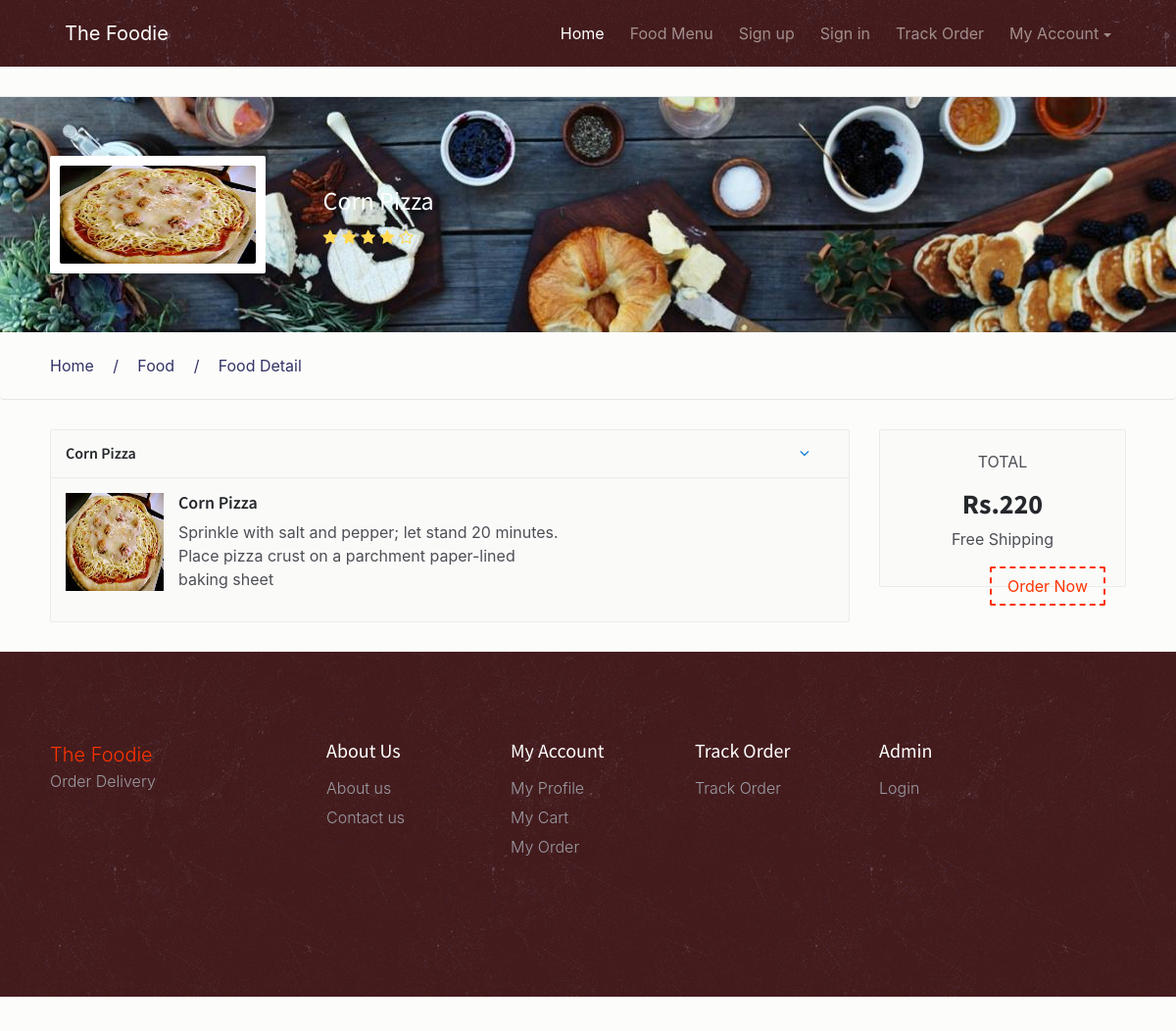
The page /fos/food-detail.php?fid=3 on the database its author committed.
### tables this page shows
CREATE TABLE `tblfood` (
  `ID` int(10) NOT NULL,
  `CategoryName` varchar(120) DEFAULT NULL,
  `ItemName` varchar(120) DEFAULT NULL,
  `ItemPrice` varchar(120) DEFAULT NULL,
  `ItemDes` varchar(500) DEFAULT NULL,
  `Image` varchar(120) DEFAULT NULL,
  `ItemQty` varchar(120) DEFAULT NULL
);

### fos/food-detail.php (the view, shortened to what this page needs)
<?php
include('includes/dbconnection.php');
  ?>
<!DOCTYPE html>
<html lang="en">
<head>
    <link href="css/bootstrap.min.css" rel="stylesheet">
    <link href="css/font-awesome.min.css" rel="stylesheet">
    <link href="css/animsition.min.css" rel="stylesheet">
    <link href="css/animate.css" rel="stylesheet">
    <link href="css/style.css" rel="stylesheet"> </head>
<body>
    <div class="site-wrapper animsition" data-animsition-in="fade-in" data-animsition-out="fade-out">
        <header id="header" class="header-scroll top-header headrom">
            <?php include_once('includes/header.php');?>
        </header>
        <div class="page-wrapper">
            <div class="top-links">
            </div>
                                     <?php
 $cid=$_GET['fid'];
$ret=mysqli_query($con,"select * from tblfood where ID='$cid'");
while ($row=mysqli_fetch_array($ret)) {
?>
            <section class="inner-page-hero bg-image" data-image-src="images/decouvrez-l-experience-food-d-airbnb.jpg">
                <div class="profile">
                    <div class="container">
                        <div class="row">
                            <div class="col-xs-12 col-sm-12  col-md-4 col-lg-4 profile-img">
                                <div class="image-wrap">
                                    <figure><img src="admin/itemimages/<?php echo $row['Image'];?>" width="200" height="100"></figure>
                                </div>
                            </div>
                            <div class="col-xs-12 col-sm-12 col-md-8 col-lg-8 profile-desc">
                                <div class="pull-left right-text white-txt">
                                    <h6><a href="#"><?php echo $row['ItemName'];?></a></h6>
                                        <ul class="nav nav-inline">
                                            <li class="nav-item ratings">
                                            <a class="nav-link" href="#"> <span>
                                    <i class="fa fa-star"></i>
                                    <i class="fa fa-star"></i>
                                    <i class="fa fa-star"></i>
                                    <i class="fa fa-star"></i>
                                    <i class="fa fa-star-o"></i>
                                    </span> </a>
                                        </li>
                                    </ul>
                                </div>
                            </div>
                        </div>
                    </div>
                </div>
            </section>
            <div class="breadcrumb">
                <div class="container">
                    <ul>
                        <li><a href="index.php" class="active">Home</a></li>
                        <li><a href="#">Food</a></li>
                        <li>Food Detail</li>
                    </ul>
                </div>
            </div>
            <div class="container m-t-30">
                <div class="row">
                    <div class="col-xs-12 col-sm-6 col-md-6 col-lg-9">
                        <div class="menu-widget m-b-30">
                            <div class="widget-heading">
                                <h3 class="widget-title text-dark">
                              <?php echo $row['ItemName'];?> <a class="btn btn-link pull-right" data-toggle="collapse" href="#popular" aria-expanded="true">
                              <i class="fa fa-angle-down pull-right"></i>
                              </a>
                           </h3>
                                <div class="clearfix"></div>
                            </div>
                            <div class="collapse in" id="1">
                                <div class="food-item">
                                    <div class="row">
                                        <div class="col-xs-12 col-sm-12 col-lg-8">
                                            <div class="rest-logo pull-left">
                                                <a class="restaurant-logo pull-left" href="#"><img src="admin/itemimages/<?php echo $row['Image'];?>" width="200" height="100"></a>
                                            </div>
                                            <div class="rest-descr">
                                                <h6><a href="#"><?php echo $row['ItemName'];?></a></h6>
                                                <p> <?php echo $row['ItemDes'];?></p>
                                            </div>
                                        </div>
                                        <div class="col-xs-12 col-sm-12 col-lg-4 pull-right item-cart-info"> </div>
                                    </div>
                                </div>
                            </div>
                        </div>
                    </div>
                    <div class="col-xs-12 col-md-12 col-lg-3">
                        <div class="sidebar-wrap">
                            <div class="widget widget-cart">
                                <div class="widget-body">
                                    <div class="price-wrap text-xs-center">
                                        <p>TOTAL</p>
                                        <h3 class="value"><strong>Rs.<?php echo $row['ItemPrice'];?></strong></h3>
                                        <p>Free Shipping</p>
                                        <?php if($_SESSION['fosuid']==""){?>
<a href="login.php" class="btn theme-btn-dash pull-right">Order Now</a>
<?php }?>
                                    </div>
                                </div>
                            </div>
                        </div>
                    </div>
                    <?php }  ?>
                </div>
            </div>
            <?php include_once('includes/footer.php');?>
        </div>
    </div>
</body>
</html>

### fos/css/style.css (style rules this page uses)
body { background: rgba(252, 251, 249, 0.68); font-size: 16px; color: #4d4f56; font-weight: 400; overflow-x: hidden; }
.h1, .h2, .h3, .h4, .h5, .h6, h1, h2, h3, h4, h5, h6 { font-family: "Source Sans Pro", sans-serif; color: #25282b; }
a { color: #f30; }
ul { list-style-type: none; padding: 0; }
.container { max-width: 1270px; width: 94%; }
.page-wrapper { padding-top: 68px; }
.form-control-lg, .dropdown-menu, .btn, .btn-group-lg>.btn, .btn-lg, .img-rounded { border-radius: 2px }
.btn { transition: all .4s; }
.theme-btn-dash { border: 2px dashed #f30; background-color: transparent; color: #f30 }
.m-b-30 { margin-bottom: 30px; }
.m-t-30 { margin-top: 30px; }
#header { position: fixed; width: 100%; border: 0; z-index: 99; }
.top-links { padding: 15px 0; border-bottom: 1px solid #eaebeb; }
.inner-page-hero { padding-top: 5%; padding-bottom: 5%; }
.image-wrap { border-radius: 2px; padding: 10px; float: left; background: #fff; }
.image-wrap figure { background: #FFF; border-radius: 2px; display: block; overflow: hidden; float: left; margin-bottom: 0; }
.image-wrap figure img { max-width: 100%; display: block }
.profile-desc h6 a { font-size: 26px; line-height: 31px; color: #fff; }
.profile-img { width: 24.7%; }
.profile .right-text span { margin-bottom: 8px; display: block; }
.profile-desc h6 { display: inline-block; margin-right: 3rem; margin-bottom: 10px; }
.profile-desc .right-text { width: 100%; border-right: 0; color: rgba(255, 255, 255, .5); margin-top: 30px; }
.profile-desc .nav-item a { color: #fff; }
.profile-desc .nav-item.ratings a span i { color: #ffd953; font-size: 16px; }
.breadcrumb { background: transparent; padding: 22px 0; border-bottom: 1px solid #e6e6e6; }
.breadcrumb ul li { display: inline-block; margin-right: 40px; position: relative; }
.breadcrumb ul li:before { position: absolute; left: -25px; top: 0; content: "/"; }
.breadcrumb ul li:first-child:before { content: none; }
.breadcrumb ul li a, .breadcrumb ul li { color: #333366; }
.breadcrumb ul, .breadcrumb { margin-bottom: 0; }
.widget { border: 1px solid #eaebeb; background: #fafaf8; border-radius: 3px; margin-bottom: 20px; }
.widget-heading { padding: 15px; color: #fff; border-radius: 3px; border-bottom: 1px solid #eaebeb; }
.menu-widget .widget-heading { border-bottom: none }
.widget-heading .widget-title { font-size: 16px; font-weight: 600; float: left; margin-top: 0; margin-bottom: 0; width: 100%; }
.widget-heading .widget-title .btn { padding: 0px 24px; }
.menu-widget, .widget { border: 1px solid #eaebeb; background: #fafaf8; border-radius: 2px; position: relative; }
.widget-body { padding: 20px; }
.menu-widget .food-item { padding: 15px }
.menu-widget .food-item:first-of-type { border-bottom: none }
.menu-widget .food-item .restaurant-logo { max-width: 100px; height: auto; display: block; }
.menu-widget .food-item .restaurant-logo img { max-width: 100%; display: block }
.menu-widget .food-item:first-of-type { border-top: 1px solid #eaebeb; }
.menu-widget .food-item:last-of-type { border-bottom: transparent }
.menu-widget .food-item .rest-descr { padding-left: 115px; padding-top: 0; }
.menu-widget .food-item .rest-descr h6 a { color: #25282b; font-size: 18px; font-weight: 600; }
.menu-widget .food-item .item-cart-info { padding-top: 20px }

### rows shown on the page
tblfood: Image (picture), ItemName "Corn Pizza", ItemDes "Sprinkle with salt and pepper; let stand 20 minutes. Place pizza crust on a parchment paper-lined baking sheet", ItemPrice "220"
